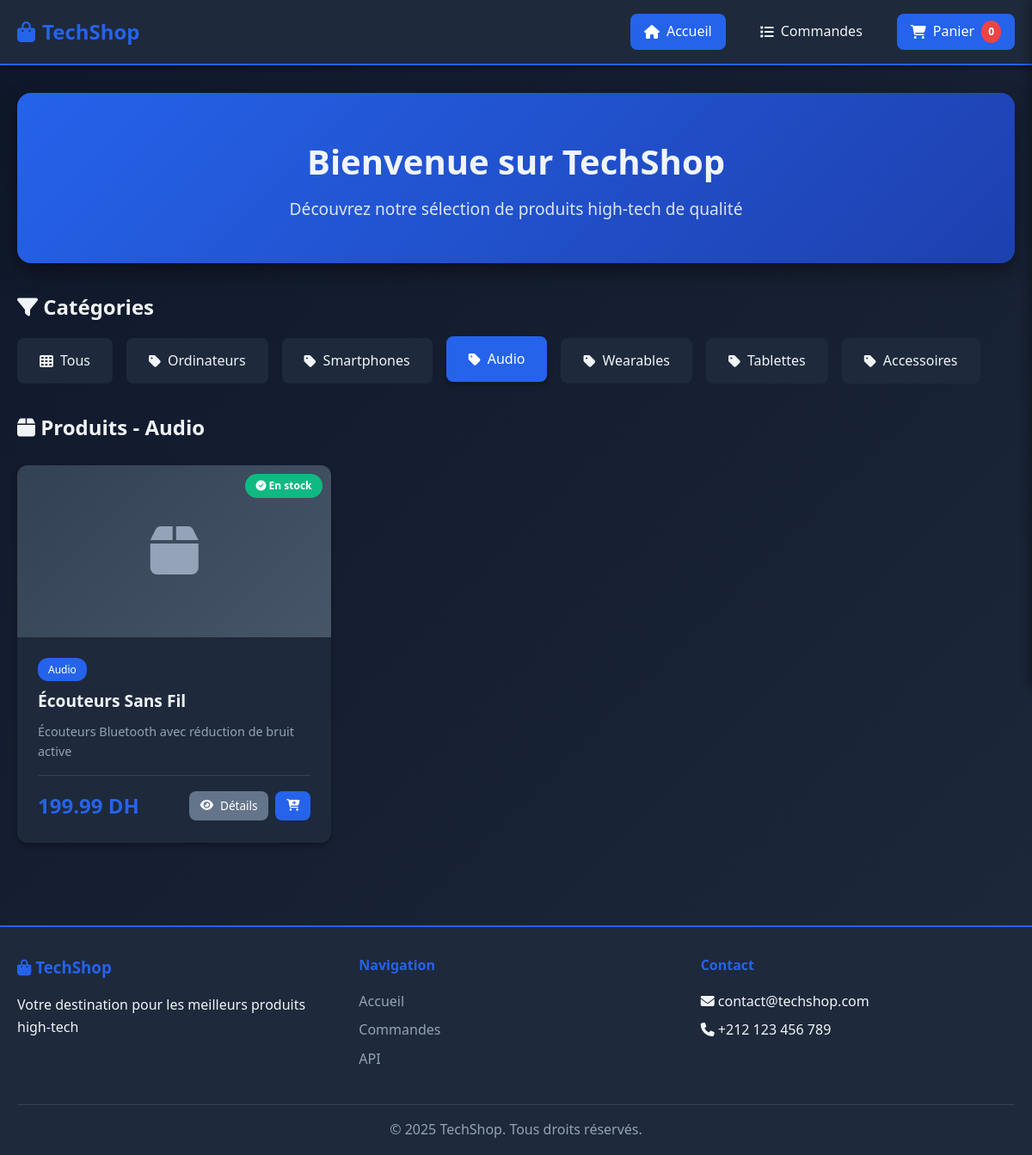
The app's page /?category=Audio with its own data.
### models.py (models this page shows, shortened)
class Product(db.Model):
    __tablename__ = 'products'
    id = db.Column(db.Integer, primary_key=True)
    name = db.Column(db.String(200), nullable=False)
    description = db.Column(db.Text)
    price = db.Column(db.Float, nullable=False)
    stock = db.Column(db.Integer, default=0)
    category = db.Column(db.String(100))
    image_url = db.Column(db.String(500))
    created_at = db.Column(db.DateTime, default=datetime.utcnow)
    updated_at = db.Column(db.DateTime, default=datetime.utcnow, onupdate=datetime.utcnow)

### routes.py (the view)
    @app.route('/')
    def index():
        category = request.args.get('category')
        products = ProductService.get_all_products(category=category)
        categories = ProductService.get_categories()
        return render_template('index.html',
                             products=products,
                             categories=categories,
                             selected_category=category)

### services.py (called while the page is built)
    @staticmethod
    def get_all_products(category=None):
        try:
            query = Product.query
            if category:
                query = query.filter_by(category=category)
            products = query.all()
            return products
        except Exception as e:
            logger.error(f"Error fetching products: {str(e)}")
            return []

    @staticmethod
    def get_categories():
        try:
            categories = db.session.query(Product.category).distinct().all()
            return [c[0] for c in categories if c[0]]
        except Exception as e:
            logger.error(f"Error fetching categories: {str(e)}")
            return []

### templates/index.html (shortened to what this page needs)
{% extends "base.html" %}
{% block content %}
<div class="container">
    <section class="hero">
        <h1>Bienvenue sur TechShop</h1>
        <p>Découvrez notre sélection de produits high-tech de qualité</p>
    </section>
    <section class="categories-section">
        <h2><i class="fas fa-filter"></i> Catégories</h2>
        <div class="categories">
            <a href="/" class="category-btn {% if not selected_category %}active{% endif %}">
                <i class="fas fa-th"></i> Tous
            </a>
            {% for category in categories %}
            <a href="/?category={{ category }}" class="category-btn {% if selected_category == category %}active{% endif %}">
                <i class="fas fa-tag"></i> {{ category }}
            </a>
            {% endfor %}
        </div>
    </section>
    <section class="products-section">
        <h2>
            <i class="fas fa-box"></i>
            {% if selected_category %}
                Produits - {{ selected_category }}
            {% else %}
                Tous les produits
            {% endif %}
        </h2>
        {% if products %}
        <div class="products-grid">
            {% for product in products %}
            <div class="product-card">
                <div class="product-image">
                    {% if product.image_url %}
                    <img src="{{ product.image_url }}" alt="{{ product.name }}">
                    {% else %}
                    <div class="product-placeholder">
                        <i class="fas fa-box"></i>
                    </div>
                    {% endif %}
                    <span class="product-badge">
                        {% if product.stock > 0 %}
                        <i class="fas fa-check-circle"></i> En stock
                        {% else %}
                        <i class="fas fa-times-circle"></i> Rupture
                        {% endif %}
                    </span>
                </div>
                <div class="product-info">
                    <span class="product-category">{{ product.category }}</span>
                    <h3 class="product-name">{{ product.name }}</h3>
                    <p class="product-description">{{ product.description[:80] }}{% if product.description|length > 80 %}...{% endif %}</p>
                    <div class="product-footer">
                        <span class="product-price">{{ "%.2f"|format(product.price) }} DH</span>
                        <div class="product-actions">
                            <a href="/product/{{ product.id }}" class="btn btn-secondary btn-sm">
                                <i class="fas fa-eye"></i> Détails
                            </a>
                            {% if product.stock > 0 %}
                            <button class="btn btn-primary btn-sm add-to-cart"
                                    data-id="{{ product.id }}"
                                    data-name="{{ product.name }}"
                                    data-price="{{ product.price }}">
                                <i class="fas fa-cart-plus"></i>
                            </button>
                            {% else %}
                            <button class="btn btn-secondary btn-sm" disabled>
                                <i class="fas fa-ban"></i>
                            </button>
                            {% endif %}
                        </div>
                    </div>
                </div>
            </div>
            {% endfor %}
        </div>
        {% else %}
        <div class="empty-state">
            <i class="fas fa-box-open"></i>
            <h3>Aucun produit disponible</h3>
            <p>Revenez plus tard pour découvrir nos nouveautés !</p>
        </div>
        {% endif %}
    </section>
</div>
{% endblock %}

### static/css/style.css (style rules this page uses)
:root { --primary-color: #2563eb; --primary-dark: #1e40af; --secondary-color: #64748b; --success-color: #10b981; --warning-color: #f59e0b; --danger-color: #ef4444; --dark-bg: #0f172a; --card-bg: #1e293b; --text-color: #f1f5f9; --text-secondary: #94a3b8; --border-color: #334155; --shadow: 0 4px 6px rgba(0, 0, 0, 0.3); --shadow-lg: 0 10px 25px rgba(0, 0, 0, 0.4); }
* { margin: 0; padding: 0; box-sizing: border-box; }
body { font-family: 'Segoe UI', Tahoma, Geneva, Verdana, sans-serif; background: linear-gradient(135deg, #0f172a 0%, #1e293b 100%); color: var(--text-color); line-height: 1.6; min-height: 100vh; }
.container { max-width: 1200px; margin: 0 auto; padding: 0 20px; }
.hero { text-align: center; padding: 3rem 0; background: linear-gradient(135deg, var(--primary-color) 0%, var(--primary-dark) 100%); border-radius: 16px; margin-bottom: 2rem; box-shadow: var(--shadow-lg); }
.hero h1 { font-size: 2.5rem; margin-bottom: 0.5rem; }
.hero p { font-size: 1.2rem; opacity: 0.9; }
.categories-section { margin-bottom: 2rem; }
.categories-section h2 { margin-bottom: 1rem; color: var(--text-color); }
.categories { display: flex; flex-wrap: wrap; gap: 1rem; }
.category-btn { background: var(--card-bg); color: var(--text-color); padding: 0.75rem 1.5rem; border-radius: 8px; text-decoration: none; transition: all 0.3s ease; border: 2px solid transparent; display: flex; align-items: center; gap: 0.5rem; }
.category-btn:hover, .category-btn.active { background: var(--primary-color); color: white; border-color: var(--primary-color); transform: translateY(-2px); box-shadow: var(--shadow); }
.products-section h2 { margin-bottom: 1.5rem; color: var(--text-color); }
.products-grid { display: grid; grid-template-columns: repeat(auto-fill, minmax(280px, 1fr)); gap: 2rem; }
.product-card { background: var(--card-bg); border-radius: 12px; overflow: hidden; transition: all 0.3s ease; box-shadow: var(--shadow); }
.product-image { position: relative; height: 200px; background: linear-gradient(135deg, #334155 0%, #475569 100%); display: flex; align-items: center; justify-content: center; }
.product-placeholder { font-size: 4rem; color: var(--text-secondary); }
.product-badge { position: absolute; top: 10px; right: 10px; background: var(--success-color); color: white; padding: 0.3rem 0.8rem; border-radius: 20px; font-size: 0.75rem; font-weight: bold; }
.product-info { padding: 1.5rem; }
.product-category { display: inline-block; background: var(--primary-color); color: white; padding: 0.25rem 0.75rem; border-radius: 12px; font-size: 0.75rem; margin-bottom: 0.5rem; }
.product-name { font-size: 1.2rem; margin-bottom: 0.5rem; color: var(--text-color); }
.product-description { color: var(--text-secondary); font-size: 0.9rem; margin-bottom: 1rem; }
.product-footer { display: flex; justify-content: space-between; align-items: center; padding-top: 1rem; border-top: 1px solid var(--border-color); }
.product-price { font-size: 1.5rem; font-weight: bold; color: var(--primary-color); }
.product-actions { display: flex; gap: 0.5rem; }
.btn { padding: 0.5rem 1rem; border: none; border-radius: 8px; cursor: pointer; transition: all 0.3s ease; text-decoration: none; display: inline-flex; align-items: center; gap: 0.5rem; font-size: 0.9rem; font-weight: 500; }
.btn-primary { background: var(--primary-color); color: white; }
.btn-secondary { background: var(--secondary-color); color: white; }
.btn-sm { padding: 0.4rem 0.8rem; font-size: 0.85rem; }

### records on screen
Product: category "Ordinateurs"
Product: category "Smartphones"
Product: category "Wearables"
Product: category "Tablettes"
Product: category "Audio", stock "En stock", name "Écouteurs Sans Fil", description "Écouteurs Bluetooth avec réduction de bruit active", price "199.99"

### other values on screen
{{ category }} "Audio" "Accessoires"
